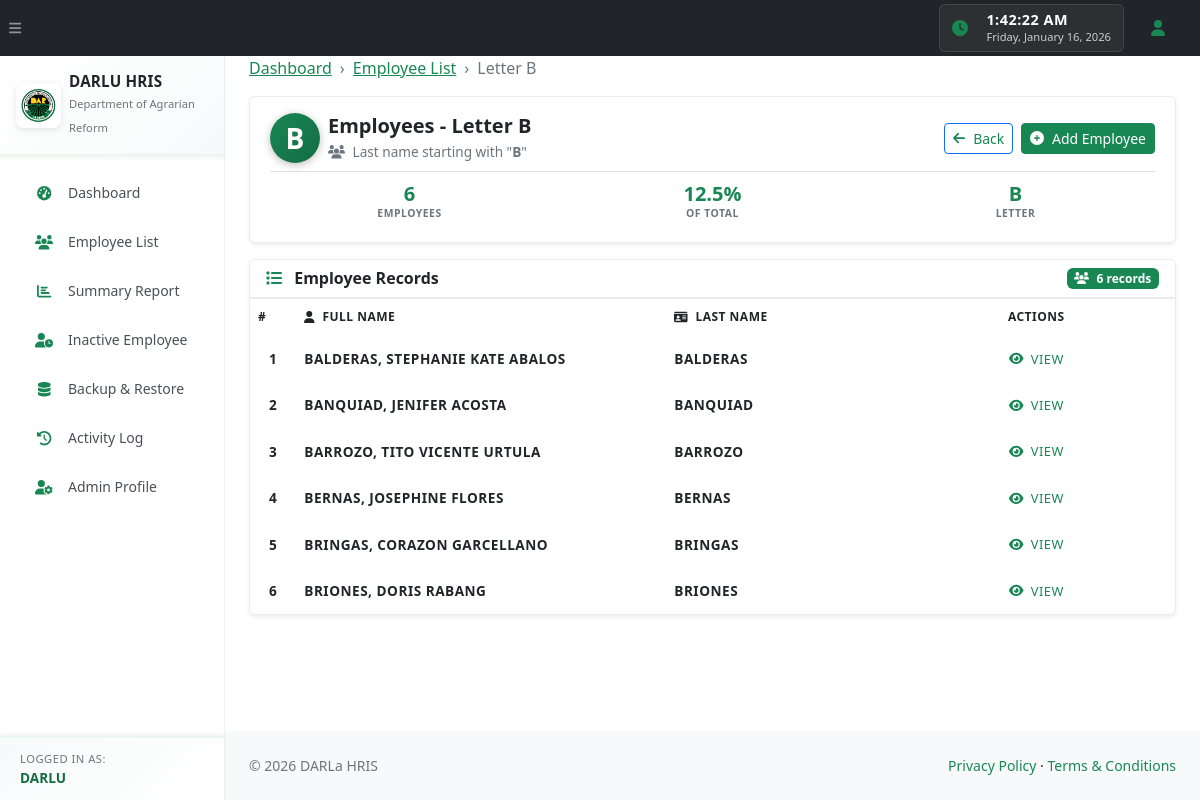
The page /employees.php?letter=B (signed in) on the database its author committed.
### tables this page shows
CREATE TABLE `employees` (
  `id` int(10) unsigned NOT NULL AUTO_INCREMENT,
  `last_name` varchar(100) NOT NULL,
  `first_name` varchar(100) NOT NULL,
  `middle_name` varchar(100) DEFAULT NULL,
  `birthdate` date DEFAULT NULL,
  `home_address` varchar(255) DEFAULT NULL,
  `office` varchar(255) DEFAULT NULL,
  `contact_no` varchar(50) DEFAULT NULL,
  `email` varchar(150) DEFAULT NULL,
  `civil_status` varchar(50) DEFAULT NULL,
  `spouse_name` varchar(150) DEFAULT NULL,
  `spouse_contact_no` varchar(50) DEFAULT NULL,
  `employee_number` varchar(50) DEFAULT NULL,
  `bp_number` varchar(50) DEFAULT NULL,
  `pagibig_number` varchar(50) DEFAULT NULL,
  `philhealth_number` varchar(50) DEFAULT NULL,
  `tin_number` varchar(50) DEFAULT NULL,
  `sss_number` varchar(50) DEFAULT NULL,
  `gsis_number` varchar(50) DEFAULT NULL,
  `trainings` text DEFAULT NULL,
  `designations` text DEFAULT NULL,
  `leave_info` text DEFAULT NULL,
  `service_record` text DEFAULT NULL,
  `employment_status` varchar(100) DEFAULT NULL,
  `created_at` timestamp NOT NULL DEFAULT current_timestamp(),
  `updated_at` timestamp NOT NULL DEFAULT current_timestamp() ON UPDATE current_timestamp(),
  PRIMARY KEY (`id`),
  KEY `idx_last_name` (`last_name`)
);

### employees.php (the view, shortened to what this page needs)
<?php
require_once 'db.php';
$letter = isset($_GET['letter']) && preg_match('/^[A-Z]$/', $_GET['letter'])
    ? strtoupper($_GET['letter'])
    : 'A';
$whereConditions = [
    'last_name LIKE :prefix',
    '(employment_status IS NULL OR employment_status NOT IN ("RETIRED", "RESIGNED"))'
];
$queryParams = [':prefix' => $letter . '%'];
$sql = 'SELECT id, last_name, first_name, middle_name
        FROM employees
        WHERE ' . implode(' AND ', $whereConditions) . '
        ORDER BY last_name, first_name';
$stmt = $pdo->prepare($sql);
$stmt->execute($queryParams);
$employees = $stmt->fetchAll();
require_once 'header.php';
?>
<ol class="breadcrumb mb-3">
    <li class="breadcrumb-item"><a href="index.php">Dashboard</a></li>
    <li class="breadcrumb-item"><a href="employee_directory.php">Employee List</a></li>
    <li class="breadcrumb-item active">Letter <?= htmlspecialchars($letter) ?></li>
</ol>
<div class="card border-0 shadow-sm mb-3 professional-header-card compact-header">
    <div class="card-body p-3">
        <div class="row align-items-center">
            <div class="col-md-8">
                <div class="d-flex align-items-center">
                    <div class="letter-avatar me-2">
                        <div class="avatar-circle letter-circle compact-letter">
                            <?= htmlspecialchars($letter) ?>
                        </div>
                    </div>
                    <div>
                        <h1 class="h4 mb-0 fw-bold text-dark">Employees - Letter <?= htmlspecialchars($letter) ?></h1>
                        <p class="text-muted mb-0 small">
                            <i class="fas fa-users me-1"></i>
                            Last name starting with "<strong><?= htmlspecialchars($letter) ?></strong>"
                        </p>
                    </div>
                </div>
            </div>
            <div class="col-md-4 text-md-end mt-2 mt-md-0">
                <div class="d-flex flex-column flex-md-row gap-2 justify-content-md-end">
                    <?php
                    $backUrl = 'employee_directory.php';
                    ?>
                    <a href="<?= htmlspecialchars($backUrl) ?>" class="btn btn-outline-primary btn-sm">
                        <i class="fas fa-arrow-left me-1"></i> Back
                    </a>
                    <button
                        class="btn btn-primary btn-sm"
                        type="button"
                        data-bs-toggle="modal"
                        data-bs-target="#addEmployeeModal"
                    >
                        <i class="fas fa-plus-circle me-1"></i> Add Employee
                    </button>
                </div>
            </div>
        </div>
        <?php if (!empty($employees)): ?>
            <?php
            $stmtTotal = $pdo->query('SELECT COUNT(*) as total FROM employees WHERE (employment_status IS NULL OR employment_status NOT IN ("RETIRED", "RESIGNED"))');
            $totalAllEmployees = $stmtTotal->fetch()['total'];
            $percentage = $totalAllEmployees > 0 ? (count($employees) / $totalAllEmployees) * 100 : 0;
            ?>
            <div class="mt-2 pt-2 border-top">
                <div class="row text-center">
                    <div class="col-md-4">
                        <div class="stat-item-compact">
                            <div class="stat-number-compact"><?= count($employees) ?></div>
                            <div class="stat-label-compact">Employees</div>
                        </div>
                    </div>
                    <div class="col-md-4">
                        <div class="stat-item-compact">
                            <div class="stat-number-compact"><?= number_format($percentage, 1) ?>%</div>
                            <div class="stat-label-compact">Of Total</div>
                        </div>
                    </div>
                    <div class="col-md-4">
                        <div class="stat-item-compact">
                            <div class="stat-number-compact"><?= htmlspecialchars($letter) ?></div>
                            <div class="stat-label-compact">Letter</div>
                        </div>
                    </div>
                </div>
            </div>
        <?php endif; ?>
    </div>
</div>
<?php if (empty($employees)): ?>
    <div class="card border-0 shadow-sm">
        <div class="card-body text-center py-5">
            <i class="fas fa-users fa-3x text-muted mb-3"></i>
            <h5 class="text-muted">No Employees Found</h5>
            <p class="text-muted mb-0">
                No employees found whose last name starts with "<strong><?= htmlspecialchars($letter) ?></strong>".
            </p>
            <button class="btn btn-primary mt-3" type="button" data-bs-toggle="modal" data-bs-target="#addEmployeeModal">
                <i class="fas fa-plus-circle me-1"></i> Add First Employee
            </button>
        </div>
    </div>
<?php else: ?>
    <div class="card border-0 shadow-sm">
        <div class="card-header bg-white border-bottom py-2">
            <div class="d-flex justify-content-between align-items-center">
                <h6 class="card-title mb-0 fw-bold">
                    <i class="fas fa-list me-2 text-primary"></i>
                    Employee Records
                </h6>
                <span class="badge bg-primary">
                    <i class="fas fa-users me-1"></i>
                    <?= count($employees) ?> record<?= count($employees) === 1 ? '' : 's' ?>
                </span>
            </div>
        </div>
        <div class="card-body p-0">
            <div class="table-responsive">
                <table class="employee-table">
                    <thead>
                    <tr>
                        <th style="width: 5%;">#</th>
                        <th style="width: 40%;">
                            <i class="fas fa-user me-1"></i> Full Name
                        </th>
                        <th style="width: 25%;">
                            <i class="fas fa-id-card me-1"></i> Last Name
                        </th>
                        <th style="width: 30%;" class="text-center">Actions</th>
                    </tr>
                    </thead>
                    <tbody>
                    <?php $rowNumber = 1; ?>
                    <?php foreach ($employees as $emp): ?>
                        <?php
                        $fullName = trim($emp['last_name'] . ', ' . $emp['first_name'] . ($emp['middle_name'] ? ' ' . $emp['middle_name'] : ''));
                        ?>
                        <tr>
                            <td class="text-center text-muted" style="background-color: white;"><?= $rowNumber++ ?></td>
                            <td style="background-color: white;">
                                <strong><?= htmlspecialchars($fullName) ?></strong>
                            </td>
                            <td class="text-muted" style="background-color: white;"><?= htmlspecialchars($emp['last_name'] ?? '') ?></td>
                            <td class="text-center" style="background-color: white;">
                                <a href="employee.php?id=<?= (int)$emp['id'] ?>" class="btn btn-sm btn-outline-primary" style="font-size: 0.8rem; padding: 0.25rem 0.5rem;">
                                    <i class="fas fa-eye me-1"></i> View
                                </a>
                            </td>
                        </tr>
                    <?php endforeach; ?>
                    </tbody>
                </table>
            </div>
        </div>
    </div>
<?php endif; ?>
<?php
require_once 'footer.php';
?>

### rows shown on the page
employees: fullName "BALDERAS, STEPHANIE KATE ABALOS", last_name "BALDERAS"
employees: fullName "BANQUIAD, JENIFER ACOSTA", last_name "BANQUIAD"
employees: fullName "BARROZO, TITO VICENTE URTULA", last_name "BARROZO"
employees: fullName "BERNAS, JOSEPHINE FLORES", last_name "BERNAS"
employees: fullName "BRINGAS, CORAZON GARCELLANO", last_name "BRINGAS"
employees: fullName "BRIONES, DORIS RABANG", last_name "BRIONES"

### other values the page prints
$adminUsername "DARLU"
$letter "B"
count($employees) "6"
$percentage "12.5"
